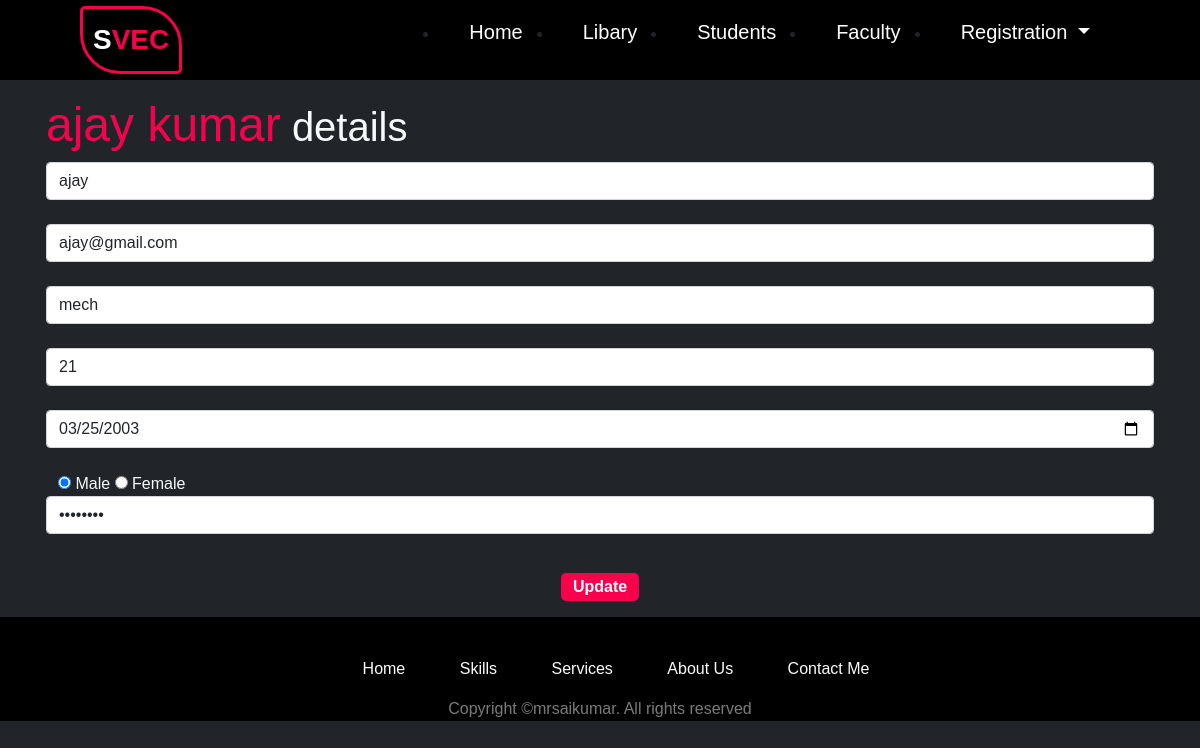
Page /student/update/16/ on the committed database.
### student/models.py (models this page shows, shortened)
class register(models.Model):
    studentName = models.CharField(max_length=10)
    mail = models.EmailField()
    password = models.CharField(max_length=8)
    gender_list = [('Male', 'Male'),('Female','Female')]
    gender = models.CharField(choices=gender_list,max_length=7 ,null=True,blank=True)
    age = models.IntegerField(null=True,blank=True)
    dob = models.DateField(null=True,blank=True)
    branch = models.CharField(max_length=7,null=True,blank=True)

### student/views.py (the view, shortened to what this page needs)
# urls.py: path('student/update/<int:uid>/',views.studentUpdate,name= 'update'),
def studentUpdate(request,uid):
    student = register.objects.get(id=uid)
    return render(request,'studentUpdate.html',{'student' :student })

### student/templates/studentUpdate.html (shortened to what this page needs)
{% extends 'base.html' %}
{%block content%}
    <div class="container p-3 text-body">
        <h1 class="text-light"><span class="display-5 ">{{student.studentName}}</span> details</h1>
        <form method="post" >
            <input class="form-control" type="text" name='Name' value={{student.studentName}}> <br>
            <input class="form-control" type="email" name="Mail" value={{student.mail}}> <br>
            <input class="form-control" type="text" name="Branch" value={{student.branch}}><br>
            <input class="form-control" type="text" name="Age" value={{student.age}}><br>
            <input class="form-control" type="date" name="Dob" value={{student.dob|date:'Y-m-d'}} ><br>
            <div class="container text-light">
                <input type="radio" name="Gender" value="Male" {% if student.gender == 'Male' %} checked {% endif %}>
                <label for='male'>Male</label>
                <input type="radio" name="Gender" value="Female" {% if student.gender == 'Female' %} checked {% endif %}>
                <label for='female' > Female</label>
            </div>
            <input class="form-control"  type="password" name="Psw" value="{{ student.password}}"> <br>
            <div class="text-center"><input class="button" type="submit" value="Update"></div>
        </form>
    </div>
{%endblock%}

### static/css/style.css (style rules this page uses)
* { padding: 0; margin: 0; font-family: 'Josefin Sans', sans-serif; box-sizing: border-box; }
body { background-color: rgb(0,0,0,0.8) }
span { color:#f9004d; }
form .button { text-align: center; position:relative; border: 2px solid #f9004d; font-weight: bold; color: white; text-decoration: none; border-radius: 5px; transition: transform .4s; background-color: #f9004d; margin-top: 15px; padding: 0px 10px; }

### rows in the picture
register: studentName "ajay kumar", Mail "ajay@gmail.com", Branch "mech", Age "21", Dob "03/25/2003", gender "☑"
